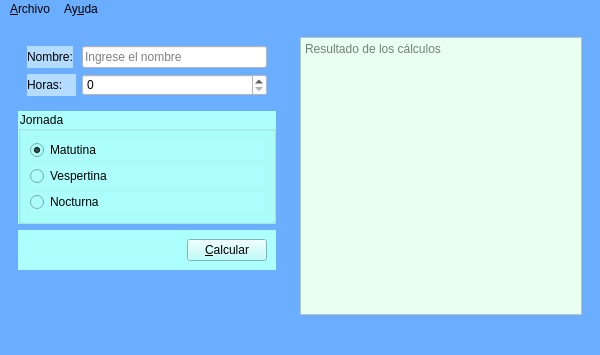
<?xml version="1.0" encoding="UTF-8"?>
<ui version="4.0">
 <class>Salarios</class>
 <widget class="QMainWindow" name="Salarios">
  <property name="geometry">
   <rect>
    <x>0</x>
    <y>0</y>
    <width>600</width>
    <height>355</height>
   </rect>
  </property>
  <property name="minimumSize">
   <size>
    <width>600</width>
    <height>0</height>
   </size>
  </property>
  <property name="windowTitle">
   <string>Salarios</string>
  </property>
  <property name="styleSheet">
   <string notr="true">background-color: rgb(107, 174, 255);</string>
  </property>
  <widget class="QWidget" name="centralwidget">
   <layout class="QHBoxLayout" name="horizontalLayout_2">
    <item>
     <widget class="QWidget" name="widget" native="true">
      <property name="minimumSize">
       <size>
        <width>250</width>
        <height>0</height>
       </size>
      </property>
      <property name="maximumSize">
       <size>
        <width>300</width>
        <height>16777215</height>
       </size>
      </property>
      <layout class="QVBoxLayout" name="verticalLayout_2">
       <item>
        <widget class="QWidget" name="widget_3" native="true">
         <layout class="QFormLayout" name="formLayout">
          <item row="0" column="0">
           <widget class="QLabel" name="label">
            <property name="styleSheet">
             <string notr="true">background-color: rgb(180, 220, 255);</string>
            </property>
            <property name="text">
             <string>Nombre:</string>
            </property>
           </widget>
          </item>
          <item row="0" column="1">
           <widget class="QLineEdit" name="inNombre">
            <property name="styleSheet">
             <string notr="true">background-color: rgb(255, 255, 255);</string>
            </property>
            <property name="placeholderText">
             <string>Ingrese el nombre</string>
            </property>
           </widget>
          </item>
          <item row="1" column="0">
           <widget class="QLabel" name="label_2">
            <property name="enabled">
             <bool>true</bool>
            </property>
            <property name="styleSheet">
             <string notr="true">background-color: rgb(180, 220, 255);</string>
            </property>
            <property name="text">
             <string>Horas:    </string>
            </property>
           </widget>
          </item>
          <item row="1" column="1">
           <widget class="QSpinBox" name="inHoras">
            <property name="styleSheet">
             <string notr="true">background-color: rgb(255, 255, 255);</string>
            </property>
           </widget>
          </item>
         </layout>
        </widget>
       </item>
       <item>
        <widget class="QGroupBox" name="groupBox">
         <property name="styleSheet">
          <string notr="true">background-color: rgb(172, 255, 252);</string>
         </property>
         <property name="title">
          <string>Jornada</string>
         </property>
         <layout class="QVBoxLayout" name="verticalLayout">
          <item>
           <widget class="QRadioButton" name="inMatutina">
            <property name="text">
             <string>Matutina</string>
            </property>
            <property name="checked">
             <bool>true</bool>
            </property>
           </widget>
          </item>
          <item>
           <widget class="QRadioButton" name="inVespertina">
            <property name="text">
             <string>Vespertina</string>
            </property>
           </widget>
          </item>
          <item>
           <widget class="QRadioButton" name="inNocturna">
            <property name="text">
             <string>Nocturna</string>
            </property>
           </widget>
          </item>
         </layout>
        </widget>
       </item>
       <item>
        <widget class="QWidget" name="widget_4" native="true">
         <property name="styleSheet">
          <string notr="true">background-color: rgb(172, 255, 252);</string>
         </property>
         <layout class="QHBoxLayout" name="horizontalLayout">
          <item>
           <spacer name="horizontalSpacer">
            <property name="orientation">
             <enum>Qt::Horizontal</enum>
            </property>
            <property name="sizeHint" stdset="0">
             <size>
              <width>151</width>
              <height>20</height>
             </size>
            </property>
           </spacer>
          </item>
          <item>
           <widget class="QPushButton" name="btnCalcular">
            <property name="text">
             <string>&amp;Calcular</string>
            </property>
           </widget>
          </item>
         </layout>
        </widget>
       </item>
       <item>
        <spacer name="verticalSpacer">
         <property name="orientation">
          <enum>Qt::Vertical</enum>
         </property>
         <property name="sizeHint" stdset="0">
          <size>
           <width>20</width>
           <height>70</height>
          </size>
         </property>
        </spacer>
       </item>
      </layout>
     </widget>
    </item>
    <item>
     <widget class="QWidget" name="widget_2" native="true">
      <property name="minimumSize">
       <size>
        <width>300</width>
        <height>0</height>
       </size>
      </property>
      <layout class="QVBoxLayout" name="verticalLayout_3">
       <item>
        <widget class="QPlainTextEdit" name="outCalculos">
         <property name="styleSheet">
          <string notr="true">background-color: rgb(233, 255, 240);</string>
         </property>
         <property name="readOnly">
          <bool>true</bool>
         </property>
         <property name="placeholderText">
          <string>Resultado de los cálculos</string>
         </property>
        </widget>
       </item>
      </layout>
     </widget>
    </item>
   </layout>
  </widget>
  <widget class="QMenuBar" name="menubar">
   <property name="geometry">
    <rect>
     <x>0</x>
     <y>0</y>
     <width>600</width>
     <height>22</height>
    </rect>
   </property>
   <widget class="QMenu" name="menuArchivo">
    <property name="title">
     <string>&amp;Archivo</string>
    </property>
    <addaction name="actionNuevo"/>
    <addaction name="actionAbrir"/>
    <addaction name="actionGuardar"/>
    <addaction name="separator"/>
    <addaction name="actionCalcular"/>
    <addaction name="separator"/>
    <addaction name="actionSalir"/>
   </widget>
   <widget class="QMenu" name="menuAyuda">
    <property name="title">
     <string>Ay&amp;uda</string>
    </property>
    <addaction name="actionAcerca_de"/>
   </widget>
   <addaction name="menuArchivo"/>
   <addaction name="menuAyuda"/>
  </widget>
  <widget class="QStatusBar" name="statusbar"/>
  <action name="actionNuevo">
   <property name="icon">
    <iconset resource="Resources.qrc">
     <normaloff>:/Iconos/new_doc.png</normaloff>:/Iconos/new_doc.png</iconset>
   </property>
   <property name="text">
    <string>&amp;Nuevo</string>
   </property>
   <property name="shortcut">
    <string>Ctrl+N</string>
   </property>
  </action>
  <action name="actionAbrir">
   <property name="icon">
    <iconset resource="Resources.qrc">
     <normaloff>:/Iconos/open_doc.png</normaloff>:/Iconos/open_doc.png</iconset>
   </property>
   <property name="text">
    <string>&amp;Abrir</string>
   </property>
   <property name="shortcut">
    <string>Ctrl+A</string>
   </property>
  </action>
  <action name="actionGuardar">
   <property name="icon">
    <iconset resource="Resources.qrc">
     <normaloff>:/Iconos/save_doc.png</normaloff>:/Iconos/save_doc.png</iconset>
   </property>
   <property name="text">
    <string>&amp;Guardar</string>
   </property>
   <property name="shortcut">
    <string>Ctrl+S</string>
   </property>
  </action>
  <action name="actionCalcular">
   <property name="icon">
    <iconset resource="Resources.qrc">
     <normaloff>:/Iconos/calculate.png</normaloff>:/Iconos/calculate.png</iconset>
   </property>
   <property name="text">
    <string>&amp;Calcular</string>
   </property>
   <property name="shortcut">
    <string>F1</string>
   </property>
  </action>
  <action name="actionSalir">
   <property name="icon">
    <iconset resource="Resources.qrc">
     <normaloff>:/Iconos/exit.png</normaloff>:/Iconos/exit.png</iconset>
   </property>
   <property name="text">
    <string>&amp;Salir</string>
   </property>
   <property name="shortcut">
    <string>Ctrl+Q</string>
   </property>
  </action>
  <action name="actionAcerca_de">
   <property name="icon">
    <iconset resource="Resources.qrc">
     <normaloff>:/Iconos/about.png</normaloff>:/Iconos/about.png</iconset>
   </property>
   <property name="text">
    <string>Acerca de Salarios</string>
   </property>
  </action>
 </widget>
 <resources>
  <include location="Resources.qrc"/>
 </resources>
 <connections/>
</ui>
